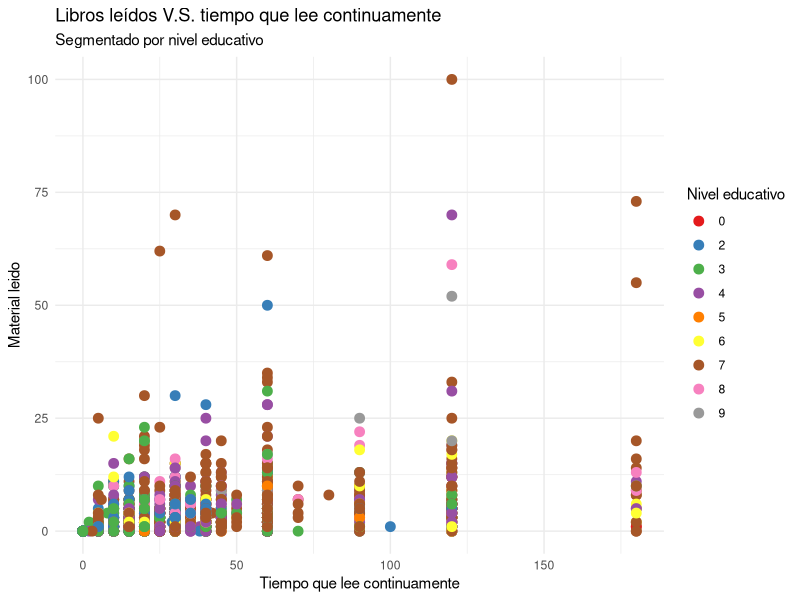
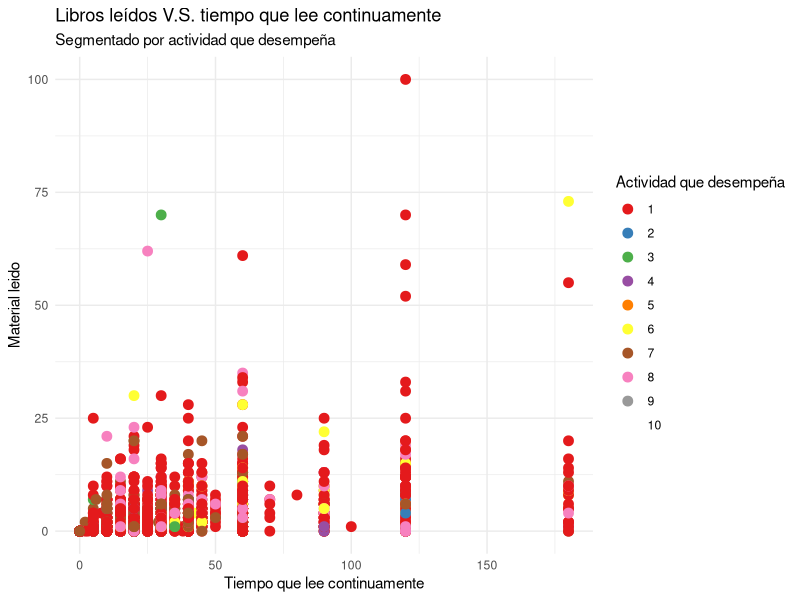
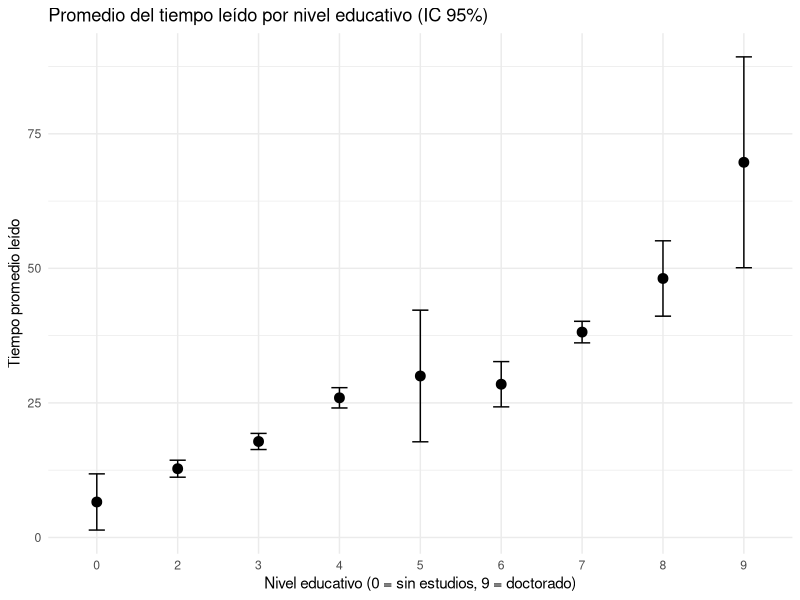
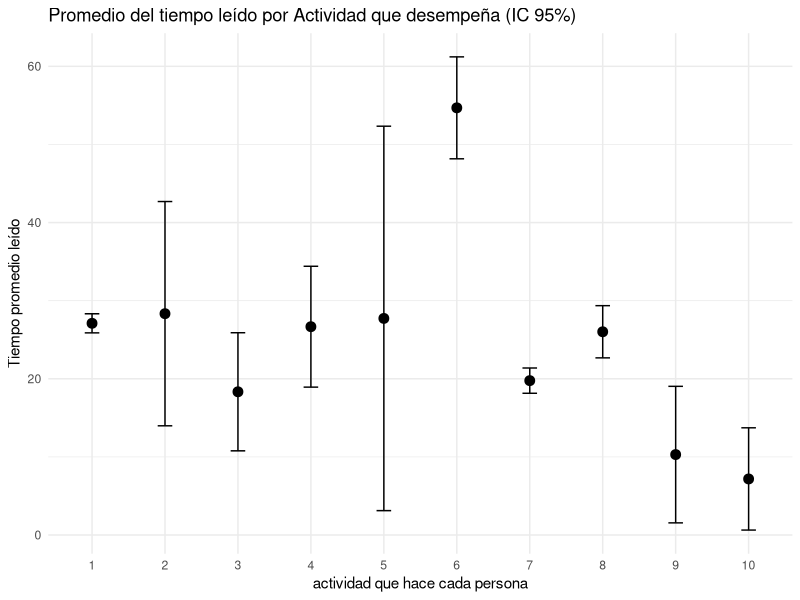
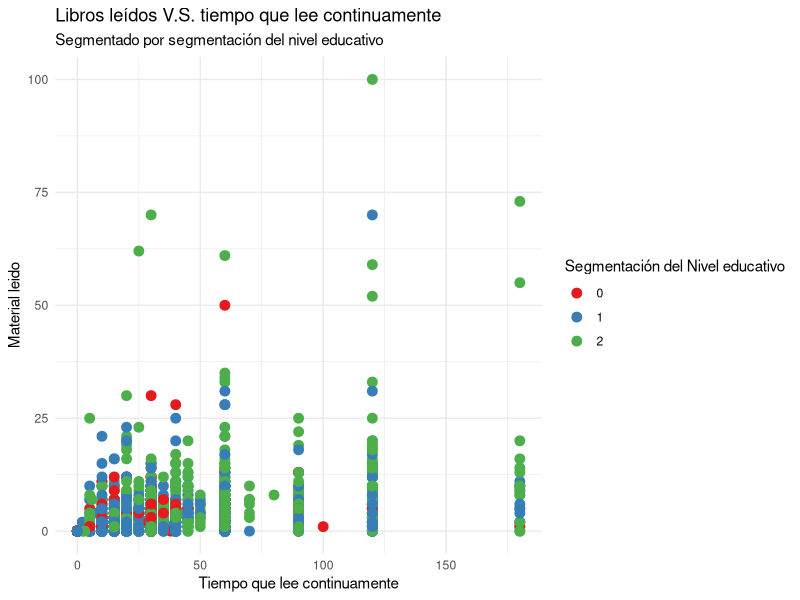
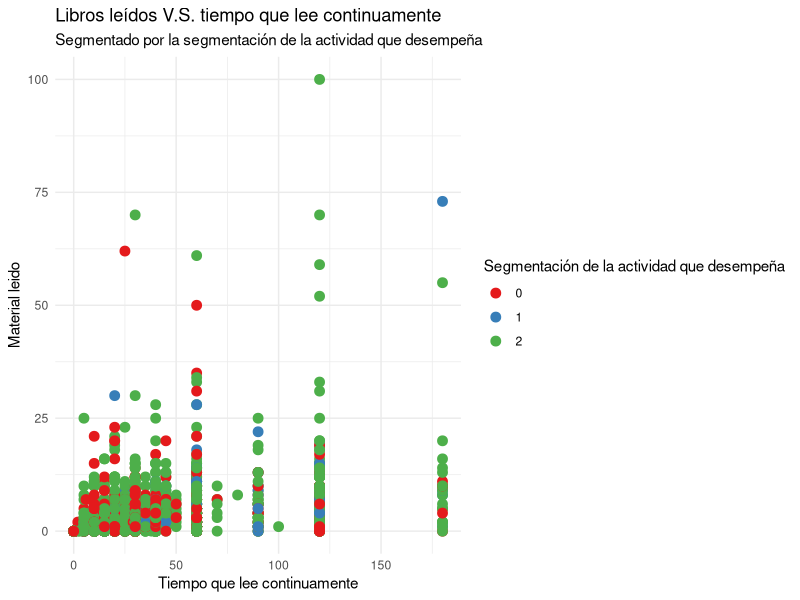
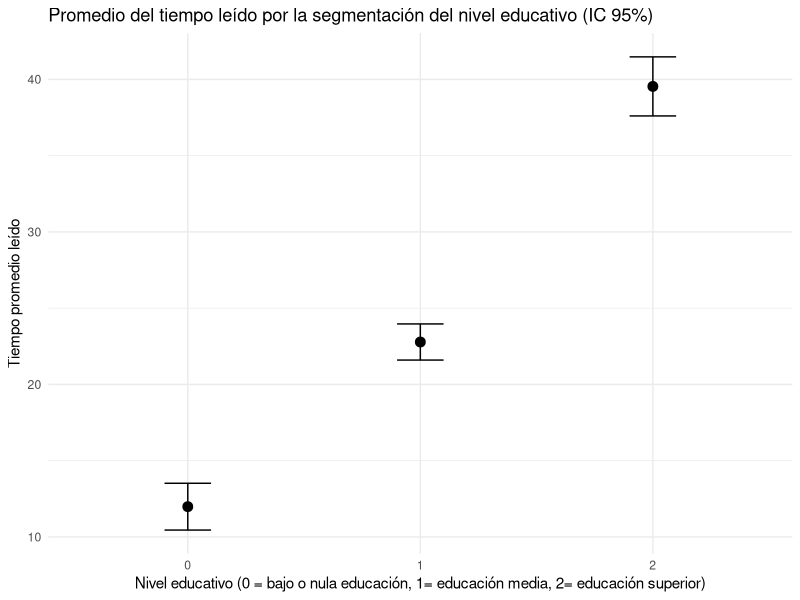
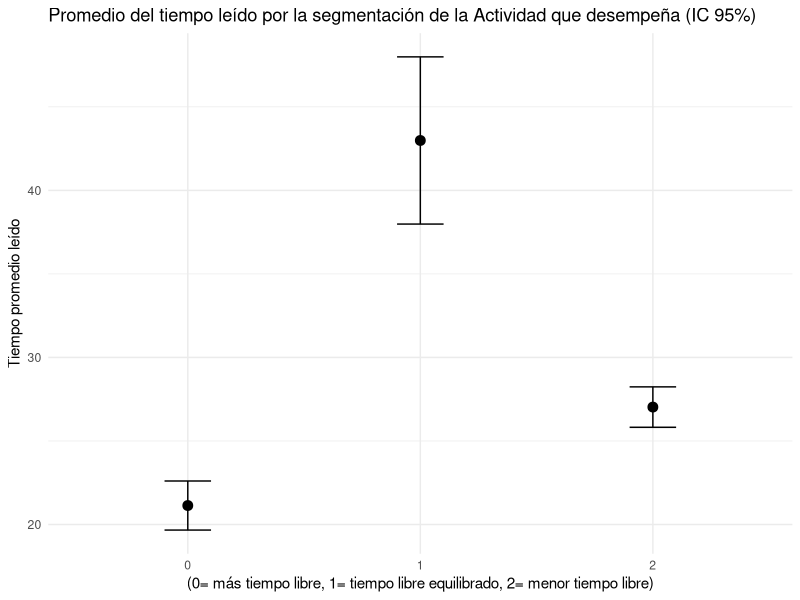

Here is the R script that generated these plots, in order: (Note: this script raises an error after producing the figures.)
## ---- chunk 1
library(tidyverse)
library(here)
library(car)


Mfinal = read.csv("DATA_NEW.csv")
## ---- chunk 2
ggplot(Mfinal, aes(x=p26, y=material_leido,color=as.factor(nivel)))+ geom_point(size=3) +  scale_color_brewer(palette = "Set1")+ labs(title="Libros leídos V.S. tiempo que lee continuamente", subtitle="Segmentado por nivel educativo", x="Tiempo que lee continuamente",y="Material leido", color="Nivel educativo")+ theme_minimal()
## ---- chunk 3
ggplot(Mfinal, aes(x=p26, y=material_leido,color=as.factor(cond_act)))+ geom_point(size=3, ) +  scale_color_brewer(palette = "Set1")  + labs(title="Libros leídos V.S. tiempo que lee continuamente", subtitle="Segmentado por actividad que desempeña", x="Tiempo que lee continuamente",y="Material leido", color="Actividad que desempeña")+ theme_minimal()
## ---- chunk 4
library(tidyverse)

# Calcular resumen estadístico por nivel educativo
Nivel <- Mfinal %>%
  group_by(nivel) %>% # agrupa por categoría
  summarise(
    n = n(),                              # número de observaciones
    media = mean(p26, na.rm = TRUE),  # promedio
    sd = sd(p26, na.rm = TRUE),       # desviación estándar
    se = sd / sqrt(n),                         # error estándar = s / sqrt(n)
    t_crit = qt(0.975, df = n - 1),            # valor t para 95% de confianza
    IC_inf = media - t_crit * se,              # límite inferior
    IC_sup = media + t_crit * se               # límite superior
  )



ggplot(Nivel, aes(x = factor(nivel), y = media)) +
  geom_point(size = 3, color = "black") +  # puntos del promedio
  geom_errorbar(aes(ymin = IC_inf, ymax = IC_sup), width = 0.2, color = "black") +
  labs(
    title = "Promedio del tiempo leído por nivel educativo (IC 95%)",
    x = "Nivel educativo (0 = sin estudios, 9 = doctorado)",
    y = "Tiempo promedio leído"
  ) +
  theme_minimal()

anova_result <- aov(p26 ~ factor(nivel), data = Mfinal)
summary(anova_result)
## ---- chunk 5
library(tidyverse)
Actividad<-Mfinal %>%
  group_by(cond_act) %>%
  summarise(
    n=n(),
    media=mean(p26, na.rm=TRUE) ,
    sd=sd(p26,na.rm=TRUE),
    se= sd/sqrt(n),
    t_crit=qt(0.975,df=n-1),
    cola_abajo=media-t_crit*se,
    cola_superior= media+t_crit*se
  )

ggplot(Actividad, aes(x = factor(cond_act), y = media)) +
  geom_point(size = 3, color = "black") +  # puntos del promedio
  geom_errorbar(aes(ymin = cola_abajo, ymax = cola_superior), width = 0.2, color = "black") +
  labs(
    title = "Promedio del tiempo leído por Actividad que desempeña (IC 95%)",
    x = "actividad que hace cada persona",
    y = "Tiempo promedio leído"
  ) +
  theme_minimal()


annova<- aov(p26 ~ factor(cond_act),data=Mfinal)
summary(annova)
## ---- chunk 6
ggplot(Mfinal, aes(x=p26, y=material_leido,color=as.factor(nivel_segmentado)))+ geom_point(size=3) +  scale_color_brewer(palette = "Set1")+ labs(title="Libros leídos V.S. tiempo que lee continuamente", subtitle="Segmentado por segmentación del nivel educativo", x="Tiempo que lee continuamente",y="Material leido", color="Segmentación del Nivel educativo")+ theme_minimal()
## ---- chunk 7
ggplot(Mfinal, aes(x=p26, y=material_leido,color=as.factor(cond_act_segmentado)))+ geom_point(size=3, ) +  scale_color_brewer(palette = "Set1")  + labs(title="Libros leídos V.S. tiempo que lee continuamente", subtitle="Segmentado por la segmentación de la actividad que desempeña", x="Tiempo que lee continuamente",y="Material leido", color="Segmentación de la actividad que desempeña")+ theme_minimal()
## ---- chunk 8
library(tidyverse)

# Calcular resumen estadístico por nivel educativo
Nivel <- Mfinal %>%
  group_by(nivel_segmentado) %>% # agrupa por categoría
  summarise(
    n = n(),                              # número de observaciones
    media = mean(p26, na.rm = TRUE),  # promedio
    sd = sd(p26, na.rm = TRUE),       # desviación estándar
    se = sd / sqrt(n),                         # error estándar = s / sqrt(n)
    t_crit = qt(0.975, df = n - 1),            # valor t para 95% de confianza
    IC_inf = media - t_crit * se,              # límite inferior
    IC_sup = media + t_crit * se               # límite superior
  )



ggplot(Nivel, aes(x = factor(nivel_segmentado), y = media)) +
  geom_point(size = 3, color = "black") +  # puntos del promedio
  geom_errorbar(aes(ymin = IC_inf, ymax = IC_sup), width = 0.2, color = "black") +
  labs(
    title = "Promedio del tiempo leído por la segmentación del nivel educativo (IC 95%)",
    x = "Nivel educativo (0 = bajo o nula educación, 1= educación media, 2= educación superior)",
    y = "Tiempo promedio leído"
  ) +
  theme_minimal()

anova_result <- aov(p26 ~ factor(nivel_segmentado), data = Mfinal)
summary(anova_result)

## ---- chunk 9
library(tidyverse)
Actividad<-Mfinal %>%
  group_by(cond_act_segmentado) %>%
  summarise(
    n=n(),
    media=mean(p26, na.rm=TRUE) ,
    sd=sd(p26,na.rm=TRUE),
    se= sd/sqrt(n),
    t_crit=qt(0.975,df=n-1),
    cola_abajo=media-t_crit*se,
    cola_superior= media+t_crit*se
  )

ggplot(Actividad, aes(x = factor(cond_act_segmentado), y = media)) +
  geom_point(size = 3, color = "black") +  # puntos del promedio
  geom_errorbar(aes(ymin = cola_abajo, ymax = cola_superior), width = 0.2, color = "black") +
  labs(
    title = "Promedio del tiempo leído por la segmentación de la Actividad que desempeña (IC 95%)",
    x = "(0= más tiempo libre, 1= tiempo libre equilibrado, 2= menor tiempo libre)",
    y = "Tiempo promedio leído"
  ) +
  theme_minimal()


annova<- aov(p26 ~ factor(cond_act_segmentado),data=Mfinal)
summary(annova)

leveneTest
shapiro.test(annova$residuals)
kruskal.test(p26 ~ as.factor(cond_act_segmentado), data = ata)
